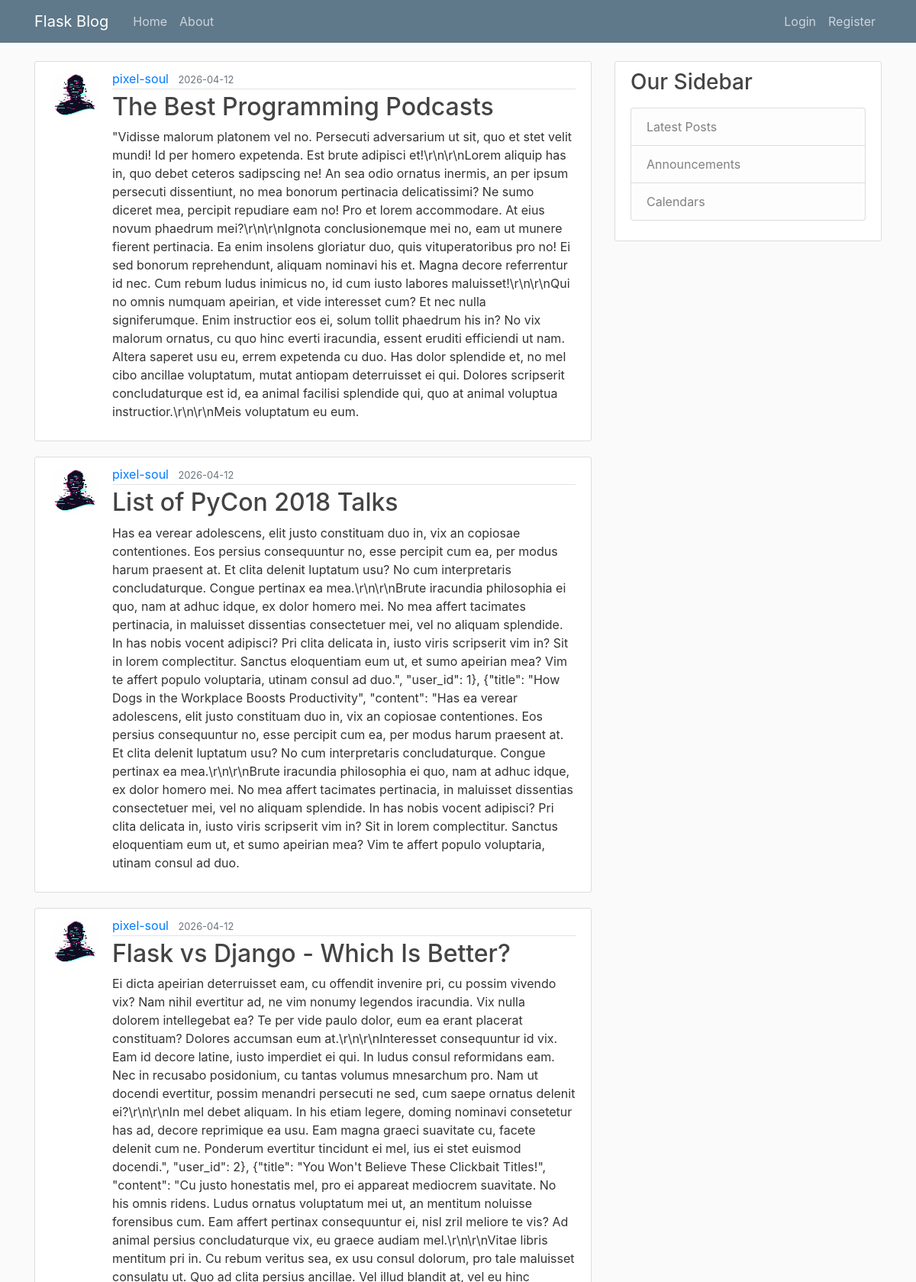
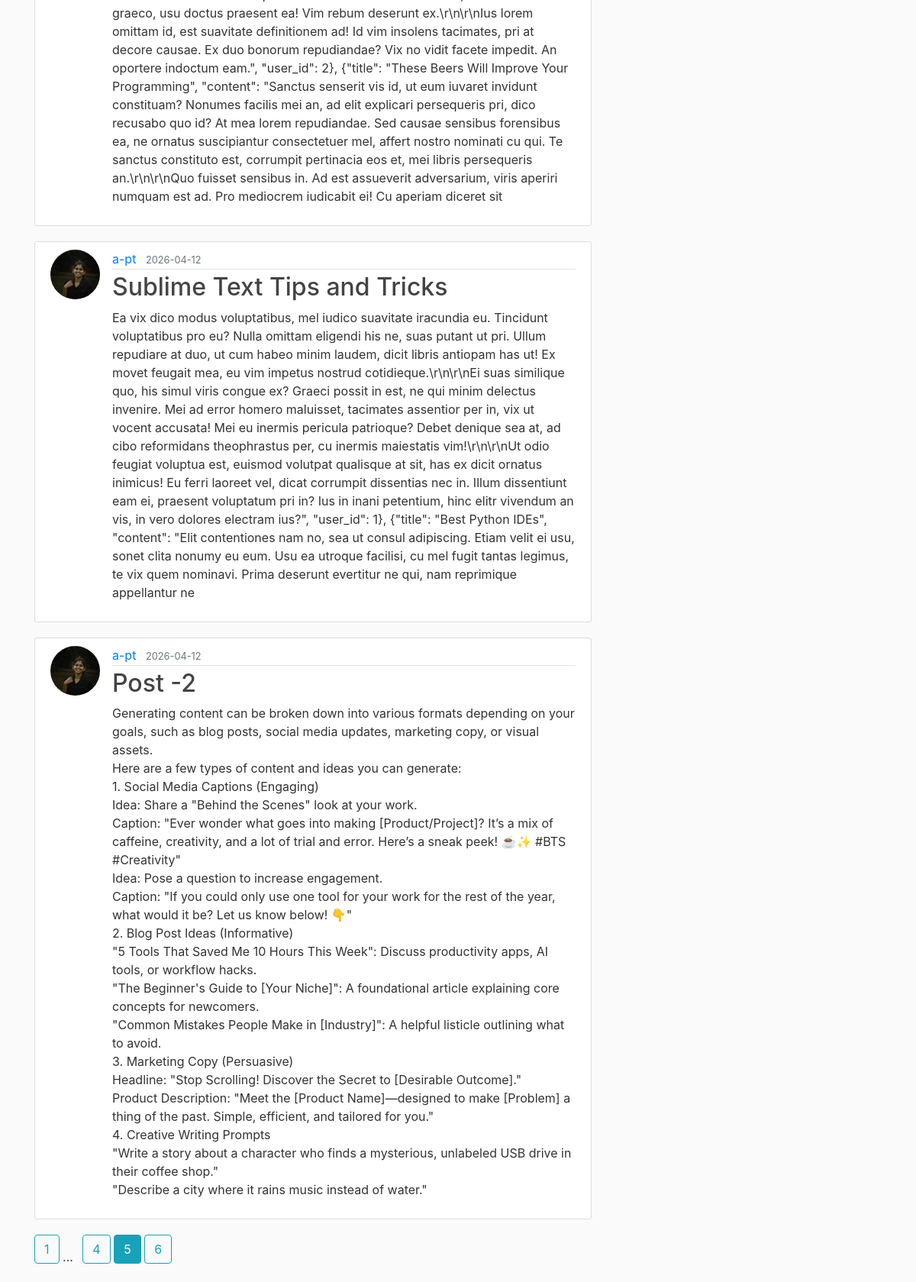
/home?page=5, run on the app's committed database (2 pictures, top to bottom).
### flask_blog/models.py (models this page shows, shortened)
class Post(db.Model):
    id = db.Column(db.Integer, primary_key=True)
    title = db.Column(db.String(100), nullable=False)
    content = db.Column(db.Text, nullable=False)
    date_posted = db.Column(db.DateTime, nullable=False, default=datetime.utcnow)
    user_id = db.Column(db.Integer, db.ForeignKey('user.id'), nullable=False)

class User(db.Model, UserMixin):
    id = db.Column(db.Integer, primary_key=True)
    username = db.Column(db.String(20), unique=True, nullable=False)
    email = db.Column(db.String(120), unique=True, nullable=False)
    image_file = db.Column(db.String(20), nullable=False, default='default.jpg')
    password = db.Column(db.String(60), nullable=False)
    posts = db.relationship('Post', backref='author', lazy=True)

### flask_blog/main/routes.py (the view)
@main.route("/home")
def home():
    page = request.args.get('page', 1, type=int)
    posts = Post.query.order_by(Post.date_posted.desc()).paginate(per_page=5, page=page)
    return render_template("home.html",posts=posts)

### flask_blog/templates/home.html
{% extends "layout.html" %}
{% block content %}
    {% for post in posts.items %}
        <article class="media content-section">
            <img class="rounded-circle article-img" src="{{ url_for('static', filename='profile_pics/' + post.author.image_file) }}">
            <div class="media-body">
                <div class="article-metadata">
                <a class="mr-2" href="{{ url_for('users.user_posts', username=post.author.username) }}">{{ post.author.username }}</a>
                <small class="text-muted">{{ post.date_posted.strftime('%Y-%m-%d') }}</small>
                </div>
                <h2><a class="article-title" href="{{ url_for('posts.post', post_id=post.id) }}">{{ post.title }}</a></h2>
                <p class="article-content">{{ post.content }}</p>
            </div>
        </article>
    {% endfor %}
    {% for page_num in posts.iter_pages(left_edge=1, right_edge=1, left_current=1, right_current=1) %}
        {% if page_num %}
            {% if page_num == posts.page %}
                <a class="btn btn-info mb-4" href="{{ url_for('main.home', page=page_num) }}">{{ page_num }}</a>
            {% else %}
                <a class="btn btn-outline-info mb-4" href="{{ url_for('main.home', page=page_num) }}">{{ page_num }}</a>
            {% endif %}
        {% else %}
            <span class="mr-2">...</span>
        {% endif %}
    {% endfor %}
{% endblock content %}

### flask_blog/static/main.css (style rules this page uses)
body { background: #fafafa; color: #333333; margin-top: 5rem; }
h1, h2, h3, h4, h5, h6 { color: #444444; }
.content-section { background: #ffffff; padding: 10px 20px; border: 1px solid #dddddd; border-radius: 3px; margin-bottom: 20px; }
.article-title { color: #444444; }
.article-content { white-space: pre-line; }
.article-img { height: 65px; width: 65px; margin-right: 16px; }
.article-metadata { padding-bottom: 1px; margin-bottom: 4px; border-bottom: 1px solid #e3e3e3 }

### data on the page
Post: image_file (placeholder picture), author.username "pixel-soul", date_posted "2026-04-12", title "The Best Programming Podcasts", content "\"Vidisse malorum platonem vel no. Persecuti adversarium ut sit, quo et stet velit mundi! Id per homero expetenda. Est brute adipisci et!\\r\\n\\r\\nLorem aliquip has in, quo debet ceteros sadipscing ne! An sea odio ornatus inermis, an per ipsum persecuti dissentiunt, no mea bonorum pertinacia delicatissimi? Ne sumo diceret mea, percipit repudiare eam no! Pro et lorem accommodare. At eius novum phaedrum mei?\\r\\n\\r\\nIgnota conclusionemque mei no, eam ut munere fierent pertinacia. Ea enim insolens gloriatur duo, quis vituperatoribus pro no! Ei sed bonorum reprehendunt, aliquam nominavi his et. Magna decore referrentur id nec. Cum rebum ludus inimicus no, id cum iusto labores maluisset!\\r\\n\\r\\nQui…"
Post: image_file (placeholder picture), author.username "pixel-soul", date_posted "2026-04-12", title "List of PyCon 2018 Talks", content "Has ea verear adolescens, elit justo constituam duo in, vix an copiosae contentiones. Eos persius consequuntur no, esse percipit cum ea, per modus harum praesent at. Et clita delenit luptatum usu? No cum interpretaris concludaturque. Congue pertinax ea mea.\\r\\n\\r\\nBrute iracundia philosophia ei quo, nam at adhuc idque, ex dolor homero mei. No mea affert tacimates pertinacia, in maluisset dissentias consectetuer mei, vel no aliquam splendide. In has nobis vocent adipisci? Pri clita delicata in, iusto viris scripserit vim in? Sit in lorem complectitur. Sanctus eloquentiam eum ut, et sumo apeirian mea? Vim te affert populo voluptaria, utinam consul ad duo.\", \"user_id\": 1}, {\"title\": \"How Dogs…"
Post: image_file (placeholder picture), author.username "pixel-soul", date_posted "2026-04-12", title "Flask vs Django - Which Is Better?", content "Ei dicta apeirian deterruisset eam, cu offendit invenire pri, cu possim vivendo vix? Nam nihil evertitur ad, ne vim nonumy legendos iracundia. Vix nulla dolorem intellegebat ea? Te per vide paulo dolor, eum ea erant placerat constituam? Dolores accumsan eum at.\\r\\n\\r\\nInteresset consequuntur id vix. Eam id decore latine, iusto imperdiet ei qui. In ludus consul reformidans eam. Nec in recusabo posidonium, cu tantas volumus mnesarchum pro. Nam ut docendi evertitur, possim menandri persecuti ne sed, cum saepe ornatus delenit ei?\\r\\n\\r\\nIn mel debet aliquam. In his etiam legere, doming nominavi consetetur has ad, decore reprimique ea usu. Eam magna graeci suavitate cu, facete delenit cum ne.…"
Post: image_file (picture), author.username "a-pt", date_posted "2026-04-12", title "Sublime Text Tips and Tricks", content "Ea vix dico modus voluptatibus, mel iudico suavitate iracundia eu. Tincidunt voluptatibus pro eu? Nulla omittam eligendi his ne, suas putant ut pri. Ullum repudiare at duo, ut cum habeo minim laudem, dicit libris antiopam has ut! Ex movet feugait mea, eu vim impetus nostrud cotidieque.\\r\\n\\r\\nEi suas similique quo, his simul viris congue ex? Graeci possit in est, ne qui minim delectus invenire. Mei ad error homero maluisset, tacimates assentior per in, vix ut vocent accusata! Mei eu inermis pericula patrioque? Debet denique sea at, ad cibo reformidans theophrastus per, cu inermis maiestatis vim!\\r\\n\\r\\nUt odio feugiat voluptua est, euismod volutpat qualisque at sit, has ex dicit ornatus…"
Post: image_file (picture), author.username "a-pt", date_posted "2026-04-12", title "Post -2", content "Generating content can be broken down into various formats depending on your goals, such as blog posts, social media updates, marketing copy, or visual assets. Here are a few types of content and ideas you can generate: 1. Social Media Captions (Engaging) Idea: Share a \"Behind the Scenes\" look at your work. Caption: \"Ever wonder what goes into making [Product/Project]? It’s a mix of caffeine, creativity, and a lot of trial and error. Here’s a sneak peek! ☕✨ #BTS #Creativity\" Idea: Pose a question to increase engagement. Caption: \"If you could only use one tool for your work for the rest of the year, what would it be? Let us know below! 👇\" 2. Blog Post Ideas (Informative) \"5 Tools That Saved…"

### other printed values
{{ page_num }} "1" "4" "6"
{{ page_num }} "5"
